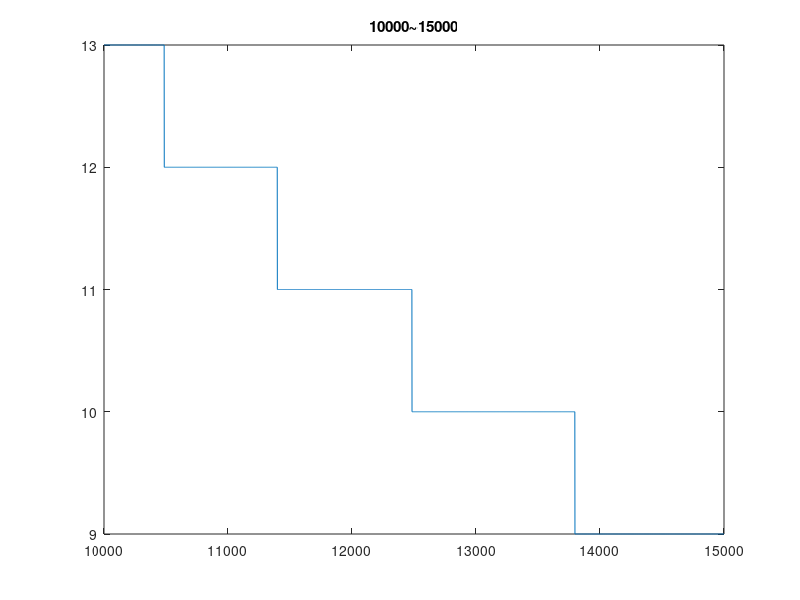
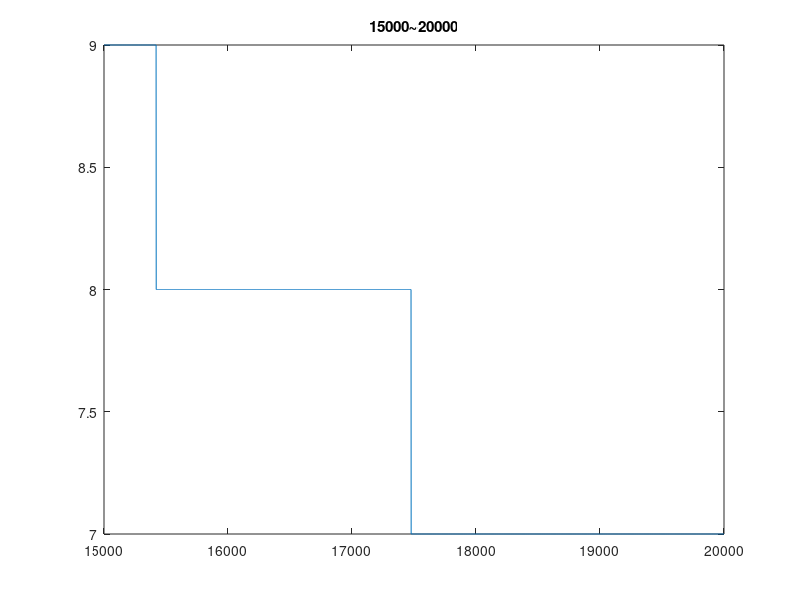
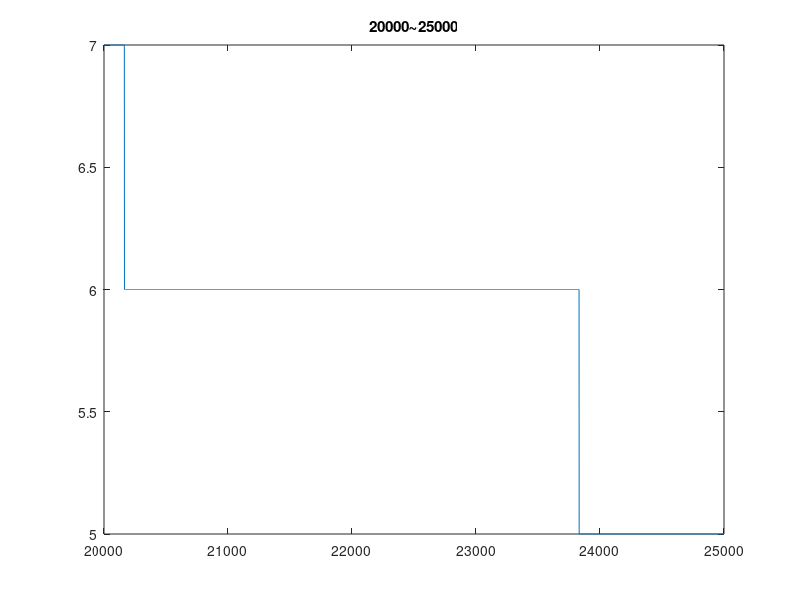
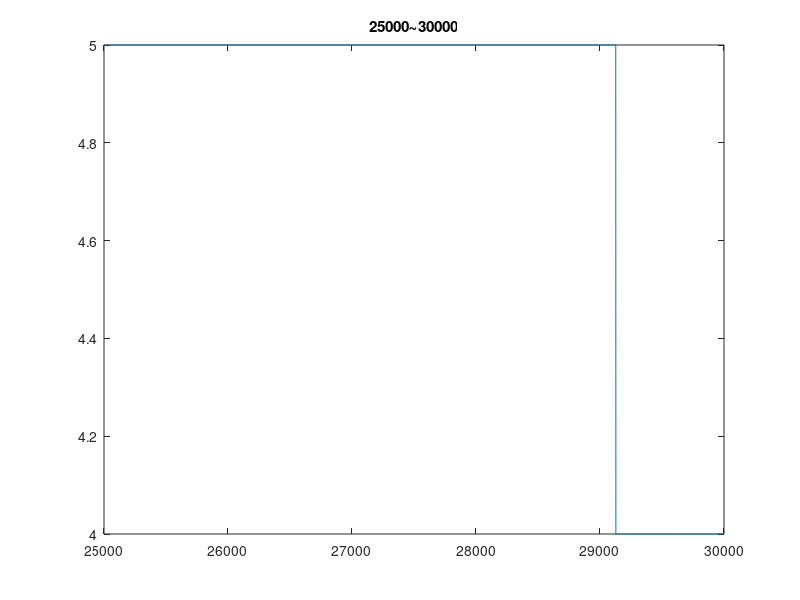

Write MATLAB code to recreate these figures, in order. (Note: this script raises an error after producing the figures.)
x=4:1:2^16;
y=round((2^17)*1./x);
x1 = 4:1:1000;
y1=round((2^17)*1./x1);
x2 = 1000:2000;
y2=round((2^17)*1./x2);
x3 = 2000:3000;
y3=round((2^17)*1./x3);
x4 = 3000:4000;
y4=round((2^17)*1./x4);
x5 = 4000:5000;
y5=round((2^17)*1./x5);
x6 = 5000:6000;
y6=round((2^17)*1./x6);
x7 = 6000:7000;
y7=round((2^17)*1./x7);
x8 = 7000:8000;
y8=round((2^17)*1./x8);
x9 = 8000:9000;
y9=round((2^17)*1./x9);
x10 = 9000:10000;
y10=round((2^17)*1./x10);

x11 = 10000:15000;
y11=round((2^17)*1./x11);
x12 = 15000:20000;
y12=round((2^17)*1./x12);
x13 = 20000:25000;
y13=round((2^17)*1./x13);
x14 = 25000:30000;
y14=round((2^17)*1./x14);
x15 = 30000:35000;
y15=round((2^17)*1./x15);
x16 = 35000:40000;
y16=round((2^17)*1./x16);
x17 = 40000:45000;
y17=round((2^17)*1./x17);
x18 = 45000:50000;
y18=round((2^17)*1./x18);
x19 = 50000:55000;
y19=round((2^17)*1./x19);
x20 = 55000:60000;
y20=round((2^17)*1./x20);
x21 = 60000:65000;
y21=round((2^17)*1./x21);
x22 = 65000:70000;
y22=round((2^17)*1./x22);
figure(11);plot(x11,y11);title('10000~15000');
figure(12);plot(x12,y12);title('15000~20000');
figure(13);plot(x13,y13);title('20000~25000');
figure(14);plot(x14,y14);title('25000~30000');
figure(15);plot(x15,y15);title('30000~35000');
figure(16);plot(x16,y16);title('35000~40000');
figure(17);plot(x17,y17);title('40000~45000');
figure(18);plot(x18,y18);title('45000~50000');
figure(19);plot(x19,y19);title('50000~55000');
figure(20);plot(x20,y20);title('55000~60000');
figure(21);plot(x21,y21);title('60000~65000');
figure(23);plot(x22,y22);title('65000~70000');

figure(24);title('range 10000~70000')
subplot(3,4,1);plot(x11,y11);title('10000~15000');
subplot(3,4,2);plot(x11,y11);title('10000~15000');
subplot(3,4,3);plot(x12,y12);title('15000~20000');
subplot(3,4,4);plot(x13,y13);title('20000~25000');
subplot(3,4,5);plot(x14,y14);title('25000~30000');
subplot(3,4,6);plot(x15,y15);title('30000~35000');
subplot(3,4,7);plot(x16,y16);title('35000~40000');
subplot(3,4,8);plot(x17,y17);title('40000~45000');
subplot(3,4,9);plot(x18,y18);title('45000~50000');
subplot(3,4,10);plot(x19,y19);title('50000~55000');
subplot(3,4,11);plot(x20,y20);title('55000~60000');
subplot(3,4,12);plot(x21,y21);title('60000~65000');
subplot(3,4,13);plot(x22,y22);title('65000~70000');


figure(25);
subplot(3,4,1);plot(x1,y1);title('4~1000');
subplot(3,4,2);plot(x2,y2);title('1000~2000');
subplot(3,4,3);plot(x3,y3);title('2000~3000');
subplot(3,4,4);plot(x4,y4);title('3000~4000');
subplot(3,4,5);plot(x5,y5);title('4000~5000');
subplot(3,4,6);plot(x6,y6);title('5000~6000');
subplot(3,4,7);plot(x7,y7);title('6000~7000');
subplot(3,4,8);plot(x8,y8);title('7000~8000');
subplot(3,4,9);plot(x9,y9);title('8000~9000');
subplot(3,4,10);plot(x10,y10);title('9000~10000');


x_1 = 4:1:256;
y_1=round((2^17)*1./x_1);
x_2 = 256:512;
y_2=round((2^17)*1./x_2);
x_3 = 512:1000;
y_3=round((2^17)*1./x_3);
figure(1);plot(x_1,y_1);title('1/x_1');
figure(2);plot(x_2,y_2);title('1/x_2');
figure(3);plot(x_3,y_3);title('1/x_3');




x_4 = 2000:1:15000;
y_4=round((2^17)*1./x_4);
figure(4);plot(x_4,y_4);title('1/x_4');

x2 = 1000:2000;
y2=round((2^17)*1./x2);
figure(5);plot(x2,y2);title('1000~2000');
